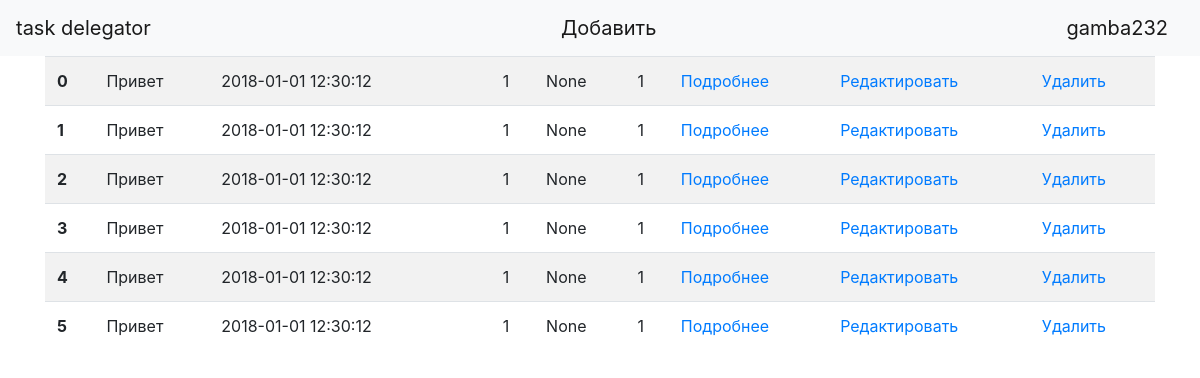
The app's page /index (signed in) with its own data.
### database.py (models this page shows)
class Task(db.Model):
    id = db.Column(db.Integer, primary_key=True)
    name = db.Column(db.String(80), nullable=False)
    description = db.Column(db.String(1000), nullable=False)
    date = db.Column(db.DateTime, nullable=False)
    author_id = db.Column(db.Integer, db.ForeignKey('user.id'), nullable=False)
    executor_id = db.Column(db.Integer, db.ForeignKey('user.id'))
    priority = db.Column(db.Integer)
    category = db.Column(db.Integer, db.ForeignKey('category.id'))
    stage = db.Column(db.Integer)
    executed = db.Column(db.Boolean)

### app.py (the view)
@app.route('/')
@app.route('/index')
def index():
    is_login = session.get("user_id", None)
    if is_login:
        tasks = TaskModel.get_by_author(session["user_id"])
    else:
        tasks = []
    params = {
        "is_login": is_login,
        "tasks": tasks,
        "task_number": len(tasks)
    }
    return render_template("index.html", **params)

### database.py (called while the page is built)
    @staticmethod
    def get_by_author(author):
        task = Task.query.filter(Task.author_id == author).all()
        if not task:
            return []
        return task

### templates/index.html (shortened to what this page needs)
{% extends "base.html" %}
{% block content %}
{% if is_login%}
<table class="table table-striped">
    {% for i in range(task_number) %}
    <tr>
        <th scope="row">{{i}}</th>
        <td>{{tasks[i].name}}</td>
        <td>{{tasks[i].date}}</td>
        <td>{{tasks[i].executor}}</td>
        <td>{{tasks[i].stage}}</td>
        <td>{{tasks[i].executed}}</td>
        <td>{{tasks[i].priority}}</td>
        <td><a href="/task_info/{{tasks[i].id}}">Подробнее</a></td>
        <td><a href="/add-task/{{tasks[i].id}}">Редактировать</a></td>
        <td><a href="/task_delete/{{tasks[i].id}}">Удалить</a></td>
    </tr>
    {% endfor %}
</table>
{% endif %}
{% endblock %}

### templates/base.html (shortened to what this page needs)
<!doctype html>
<html lang="en">
<head>
    <link rel="stylesheet"
          href="https://stackpath.bootstrapcdn.com/bootstrap/4.3.1/css/bootstrap.min.css"
>
</head>
<body>
<header>
    <nav class="navbar navbar-light bg-light">
        <a class="navbar-brand" href="/">task delegator</a>
        <a class="navbar-brand" href="/add-task">Добавить </a>
        {% if 'username' in session %}
        <a class="navbar-brand" href="/logout">{{ session['username'] }}</a>
        {% else %}
        <a class="navbar-brand" href="/login">Войти</a>
        {% endif %}
    </nav>
</header>
<main role="main" class="container">
    {% block content %}{% endblock %}
</main>
</body>
</html>

### records on screen
Task: name "Привет", date "2018-01-01 12:30:12", stage "1", executed "None", priority "1"
Task: name "Привет", date "2018-01-01 12:30:12", stage "1", executed "None", priority "1"
Task: name "Привет", date "2018-01-01 12:30:12", stage "1", executed "None", priority "1"
Task: name "Привет", date "2018-01-01 12:30:12", stage "1", executed "None", priority "1"
Task: name "Привет", date "2018-01-01 12:30:12", stage "1", executed "None", priority "1"
Task: name "Привет", date "2018-01-01 12:30:12", stage "1", executed "None", priority "1"

### other values on screen
{{ session['username'] }} "gamba232"
{{ i }} "0" "1" "2" "3" "4" "5"
